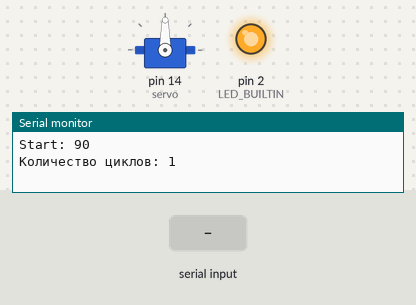
A sketch run on a simulated Arduino Uno, built with avr-gcc and run on an emulated ATmega328P. Parts: servo, output pins drawn as LEDs (lit = HIGH), the last lines printed to the serial monitor. The test bench sets the inputs (shaded band).

Above: at 3.2 s.
3.3 s: "90,45\n" received over Serial
At 13.4 s:
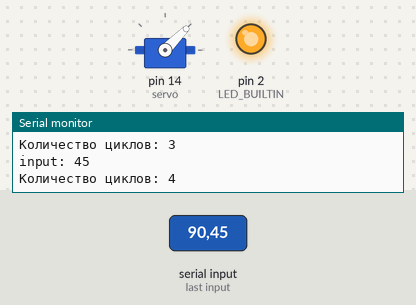
15.5 s: "30,150\n" received over Serial
At 18.6 s:
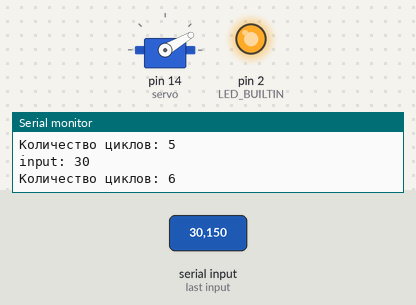
21.5 s: "5\n" received over Serial
At 24.4 s:
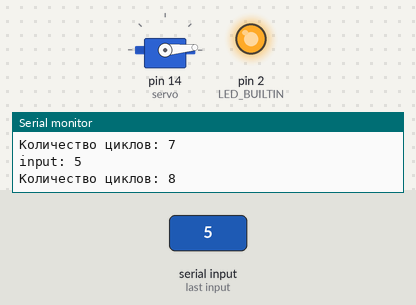
27.6 s: "200\n" received over Serial
At 30.9 s:
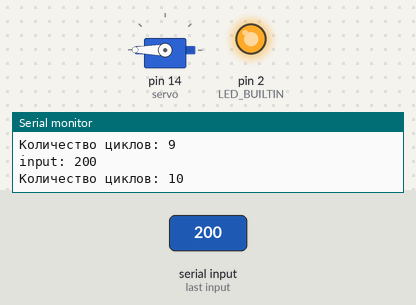
33.6 s: "90\n" received over Serial
At 35.9 s:
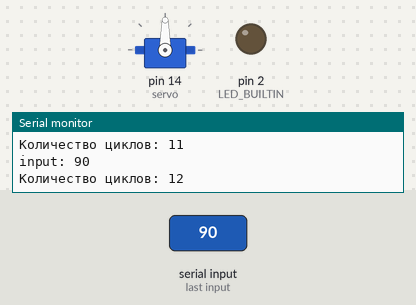
Timing chart, 0 to 43.7 s (numbered marks = the images above; inputs shaded):
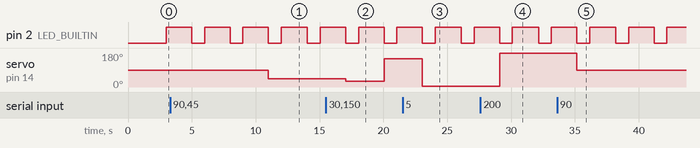

Measured:
- after the input at 3.3 s, servo on pin 14 (servo): 90° → 45° after 7.7 s
- after the input at 15.5 s, servo on pin 14 (servo): 45° → 30° after 1.6 s, → 150° 3.0 s later
- after the input at 21.5 s, servo on pin 14 (servo): 150° → 5° after 1.6 s
- after the input at 27.6 s, servo on pin 14 (servo): 5° → 180° after 1.5 s
- after the input at 33.6 s, servo on pin 14 (servo): 180° → 90° after 1.6 s
- by itself, pin 2 (LED_BUILTIN): alternates HIGH for 2.0 s and LOW for 1.0 s

The sketch:

sketch_apr18a.ino
```cpp
#include <Servo.h>
#define LED_BUILTIN 2
Servo servo;
int counter = 1;

void setup() {
  counter = 0;
  Serial.begin(9600);
  Serial.setTimeout(50);
  while (!Serial) {
    ; // wait for serial port to connect. Needed for native USB port only
  }

  pinMode(LED_BUILTIN, OUTPUT);     // Initialize the LED_BUILTIN pin as an output
  servo.attach(14); //D5
  delay(2000); // ждем 2 секунды
  Serial.println("Start: " + String(servo.read()));

}

// the loop function runs over and over again forever
void loop() {
  counter = counter +1;
  Serial.println("Количество циклов: " + String(counter));
  digitalWrite(LED_BUILTIN, LOW);
  delay(1000);
  digitalWrite(LED_BUILTIN, HIGH);
  delay(2000);

  if (Serial.available()) {
     int value = Serial.parseInt();
     Serial.println("input: " + String(value));
     if (value != 0) {
      servo.write(value);
     }

  }
}
```
